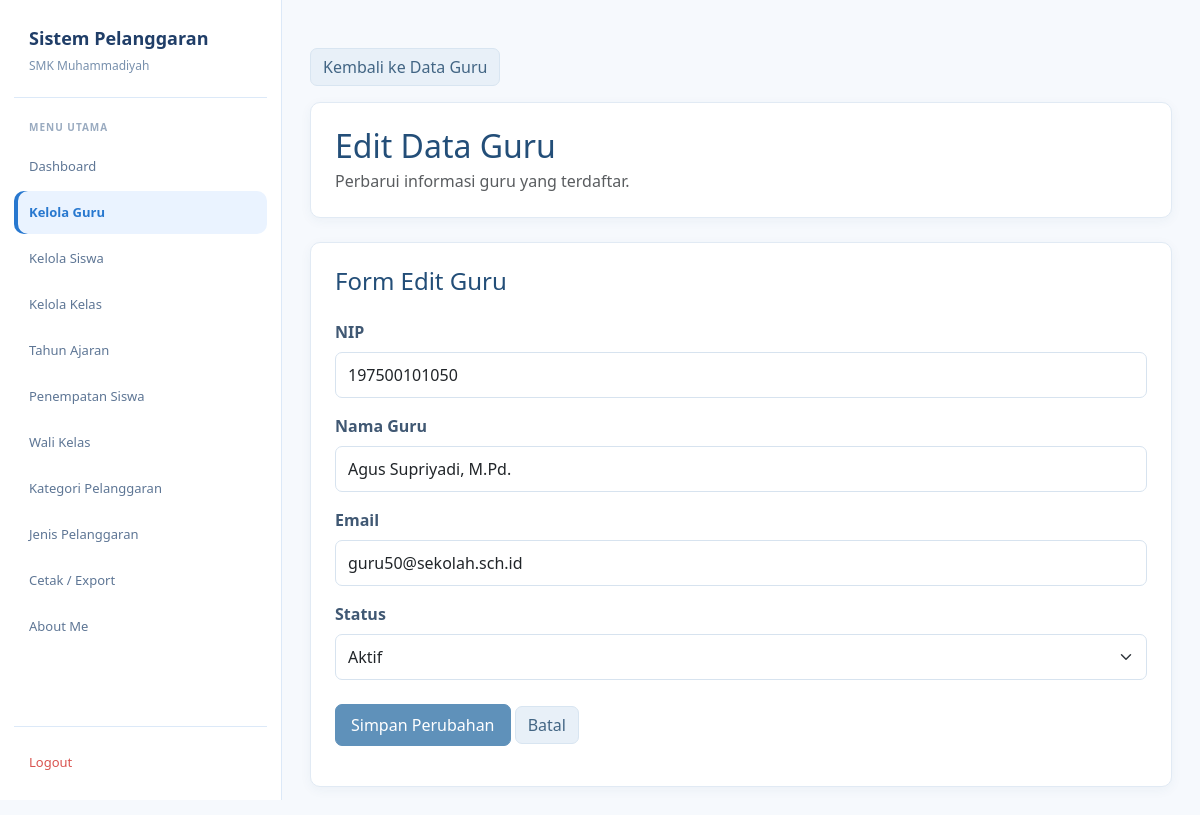
The page /admin/edit_guru.php?id=50 (signed in) on the database its author committed.
### tables this page shows
CREATE TABLE `t_guru` (
  `id` int(11) NOT NULL,
  `nip` varchar(30) NOT NULL,
  `nama` varchar(150) NOT NULL,
  `email` varchar(150) NOT NULL,
  `status_aktif` tinyint(1) NOT NULL,
  `user_id` int(11) DEFAULT NULL,
  `created_at` timestamp NULL DEFAULT current_timestamp(),
  `updated_at` timestamp NULL DEFAULT current_timestamp()
);

### admin/edit_guru.php (the view, shortened to what this page needs)
<?php
include "../config/koneksi.php";
$id = (int) $_GET['id'];
$query = mysqli_query($koneksi, "SELECT * FROM t_guru WHERE id = $id");
$guru = mysqli_fetch_assoc($query);
?>
<!DOCTYPE html>
<html lang="id">
<head>
<link href="https://cdn.jsdelivr.net/npm/bootstrap@5.3.8/dist/css/bootstrap.min.css" rel="stylesheet">
</head>
<body>
<aside class="sidebar">
    <div class="brand">
        <div class="brand-title">Sistem Pelanggaran</div>
        <div class="brand-subtitle">SMK Muhammadiyah</div>
    </div>
    <div class="menu-title">Menu Utama</div>
    <nav class="menu">
        <a href="../dashboard.php" class="menu-link">Dashboard</a>
        <a href="guru.php" class="menu-link active">Kelola Guru</a>
        <a href="siswa.php" class="menu-link">Kelola Siswa</a>
        <a href="kelas.php" class="menu-link">Kelola Kelas</a>
        <a href="tahun_ajaran.php" class="menu-link">Tahun Ajaran</a>
        <a href="penempatan_siswa.php" class="menu-link">Penempatan Siswa</a>
        <a href="wali_kelas.php" class="menu-link">Wali Kelas</a>
        <a href="kategori_pelanggaran.php" class="menu-link">Kategori Pelanggaran</a>
        <a href="jenis_pelanggaran.php" class="menu-link">Jenis Pelanggaran</a>
        <a href="cetak_export.php" class="menu-link">Cetak / Export</a>
        <a href="../about.php" class="menu-link">About Me</a>
    </nav>
    <div class="logout">
        <a href="../logout.php" class="menu-link">Logout</a>
    </div>
</aside>
<main class="main">
    <div class="container-edit">
        <div class="mb-3">
            <a href="guru.php" class="btn btn-secondary">
                Kembali ke Data Guru
            </a>
        </div>
        <div class="card mb-4">
            <div class="card-body">
                <h2 class="judul mb-1">Edit Data Guru</h2>
                <p class="text-muted mb-0">
                    Perbarui informasi guru yang terdaftar.
                </p>
            </div>
        </div>
        <div class="card">
            <div class="card-body">
                <h4 class="mb-4">Form Edit Guru</h4>
                <form method="POST">
                    <div class="mb-3">
                        <label class="form-label">NIP</label>
                        <input type="text" name="nip"
                               class="form-control"
                               value="<?= htmlspecialchars($guru['nip'] ?? '') ?>"
                               required>
                    </div>
                    <div class="mb-3">
                        <label class="form-label">Nama Guru</label>
                        <input type="text" name="nama"
                               class="form-control"
                               value="<?= htmlspecialchars($guru['nama'] ?? '') ?>"
                               required>
                    </div>
                    <div class="mb-3">
                        <label class="form-label">Email</label>
                        <input type="email" name="email"
                               class="form-control"
                               value="<?= htmlspecialchars($guru['email'] ?? '') ?>"
                               required>
                    </div>
                    <div class="mb-4">
                        <label class="form-label">Status</label>
                        <select name="status_aktif" class="form-select" required>
                            <option value="1"
                                <?= ($guru['status_aktif'] == 1) ? 'selected' : '' ?>>
                                Aktif
                            </option>
                        </select>
                    </div>
                    <button type="submit" name="update" class="btn btn-primary">
                        Simpan Perubahan
                    </button>
                    <a href="guru.php" class="btn btn-secondary">
                        Batal
                    </a>
                </form>
            </div>
        </div>
    </div>
</main>
</body>
</html>

### admin/edit_guru.php (style rules this page uses)
:root { --blue:#2878cf; --blue-dark:#203e68; --blue-soft:#eaf3ff; --page:#f6f9fd; --white:#fff; --text:#263f63; --muted:#7890ad; --line:#dce9f8; }
* { box-sizing:border-box; }
body { margin:0; background:var(--page); color:var(--text); font-family:"Segoe UI",Arial,sans-serif; }
a { text-decoration:none; }
.sidebar { position:fixed; left:0; top:0; width:282px; height:100vh; overflow-y:auto; background:var(--white); border-right:1px solid var(--line); padding:25px 14px 16px; display:flex; flex-direction:column; z-index:1000; }
.brand { padding:0 15px 22px; border-bottom:1px solid var(--line); margin-bottom:22px; }
.brand-title { font-size:18px; font-weight:700; color:var(--blue-dark); margin-bottom:5px; }
.brand-subtitle { font-size:12px; color:var(--muted); }
.menu-title { font-size:10px; font-weight:700; color:#9aabc0; letter-spacing:1px; text-transform:uppercase; margin:0 15px 10px; }
.menu { display:flex; flex-direction:column; gap:3px; }
.menu-link { min-height:43px; display:flex; align-items:center; padding:10px 15px; border-radius:10px; color:#5e7695; font-size:13px; transition:.2s ease; }
.menu-link.active { background:var(--blue-soft); color:var(--blue); font-weight:600; box-shadow:inset 4px 0 0 var(--blue); }
.logout { margin-top:auto; padding-top:14px; border-top:1px solid var(--line); }
.logout .menu-link { color:#d9534f; }
.main { margin-left:282px; min-height:100vh; padding:24px 28px 40px; }
.container-edit { width:100%; max-width:none; margin:0 auto; }
.card { border:1px solid #e1eaf4; border-radius:10px; box-shadow:0 3px 12px rgba(35,78,120,.05); }
.card-body { padding:24px; }
.judul, h4 { color:#234e78; }
.form-label { color:#405873; font-weight:600; }
.form-control, .form-select { border-color:#d7e3ef; border-radius:7px; padding:10px 12px; }
.btn-primary { --bs-btn-color:#fff; --bs-btn-bg:#5f91ba; --bs-btn-border-color:#5f91ba; --bs-btn-hover-color:#fff; --bs-btn-hover-bg:#4b7fa9; --bs-btn-hover-border-color:#4b7fa9; border-radius:7px; padding:8px 15px; }
.btn-secondary { --bs-btn-bg:#e8f0f8; --bs-btn-border-color:#d8e5f1; --bs-btn-color:#426584; --bs-btn-hover-bg:#dceaf6; --bs-btn-hover-border-color:#cbddeb; --bs-btn-hover-color:#234e78; border-radius:7px; }

### rows shown on the page
t_guru: nip "197500101050", nama "Agus Supriyadi, M.Pd.", email "guru50@sekolah.sch.id", status_aktif "Aktif"
